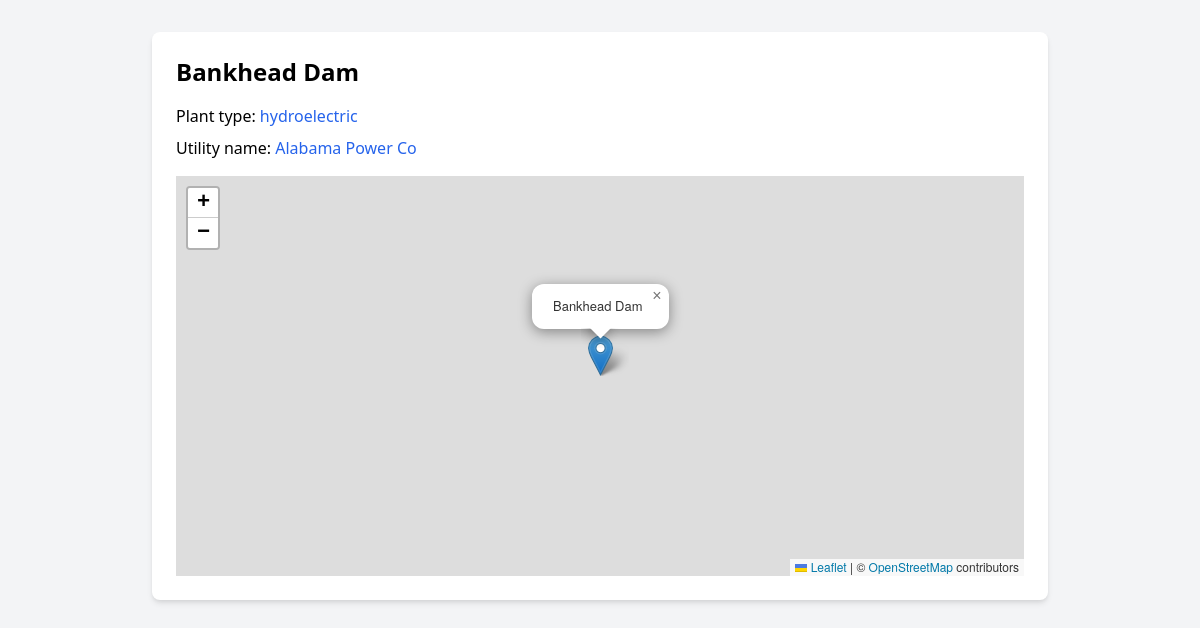
/plant/2, run on the app's committed database.
### app.py (models this page shows, shortened)
class Plant(db.Model):
    __tablename__ = 'powerplants'
    plant_code = db.Column(db.Integer, primary_key=True)
    plant_name = db.Column(db.String, nullable=False)
    utility_name = db.Column(db.String, nullable=False)
    utility_id = db.Column(db.Integer, nullable=False)
    sector_name = db.Column(db.String, nullable=False)
    city = db.Column(db.String, nullable=False)
    county = db.Column(db.String, nullable=False)
    zip = db.Column(db.Integer, nullable=False)
    street_address = db.Column(db.String, nullable=False)
    primary_source = db.Column(db.String, nullable=False)
    total_mw = db.Column(db.Float, nullable=False)
    coal_mw = db.Column(db.Float, nullable=False)
    ng_mw = db.Column(db.Float, nullable=False)
    crude_mw = db.Column(db.Float, nullable=False)
    bio_mw = db.Column(db.Float, nullable=False)
    hydro_mw = db.Column(db.Float, nullable=False)
    nuclear_mw = db.Column(db.Float, nullable=False)
    solar_mw = db.Column(db.Float, nullable=False)
    wind_mw = db.Column(db.Float, nullable=False)
    geo_mw = db.Column(db.Float, nullable=False)
    other_mw = db.Column(db.Float, nullable=False)
    source_des = db.Column(db.String, nullable=False)
    tech_desc = db.Column(db.String, nullable=False)
    source = db.Column(db.String, nullable=False)
    period = db.Column(db.Integer, nullable=False)
    latitude = db.Column(db.Float, nullable=False)
    longitude = db.Column(db.Float, nullable=False)

### app.py (the view)
@app.route('/plant/<plant_code>')
def plant(plant_code):
    plant = Plant.query.get(plant_code)
    return render_template('show.html', plant=plant)

### templates/show.html (shortened to what this page needs)
{% extends "base.html" %}
{% block content %}
<div class="bg-white shadow-md rounded-lg p-6">
  <h1 class="text-2xl font-bold mb-4">{{ plant.plant_name }}</h1>
  <ul class="space-y-2">
      <li>
          Plant type:
          <a href="{{ url_for('by_source', primary_source=plant.primary_source) }}" class="text-blue-600 hover:underline">
              {{ plant.primary_source }}
          </a>
      </li>
      <li>
          Utility name:
          <a href="{{ url_for('by_owner', utility_id=plant.utility_id) }}" class="text-blue-600 hover:underline">
              {{ plant.utility_name }}
          </a>
      </li>
  </ul>
  <div id="map" class="mt-4 h-64 bg-gray-200"></div>
</div>
<link rel="stylesheet" href="https://unpkg.com/leaflet@1.9.4/dist/leaflet.css"
integrity="sha256-p4NxAoJBhIIN+hmNHrzRCf9tD/miZyoHS5obTRR9BMY="
crossorigin=""/>
{% endblock %}

### templates/show.html (style rules this page uses)
#map { height: 50vh; }

### data on the page
Plant: plant_name "Bankhead Dam", primary_source "hydroelectric", utility_name "Alabama Power Co"
